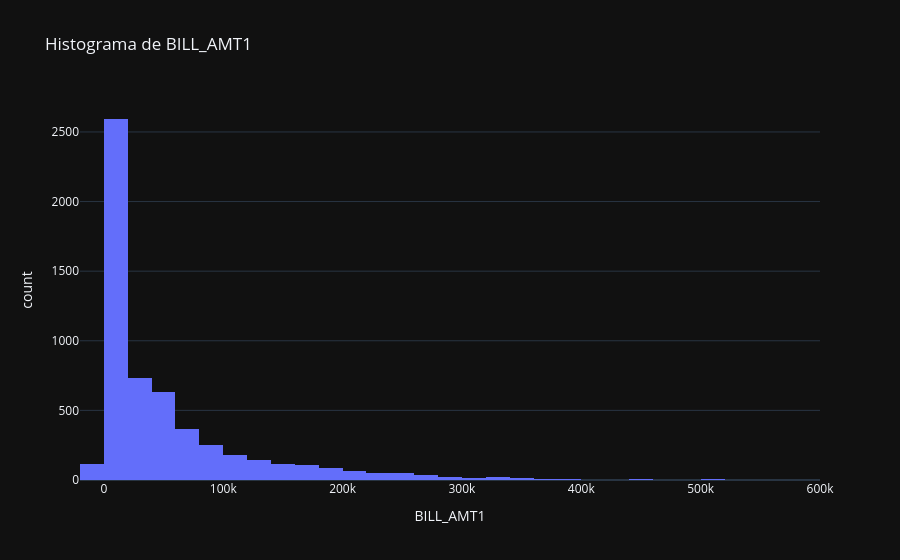
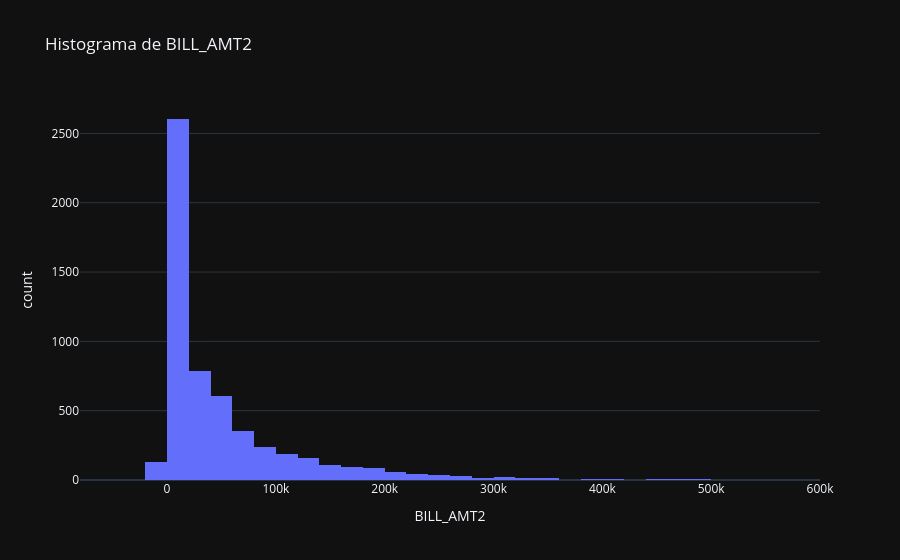
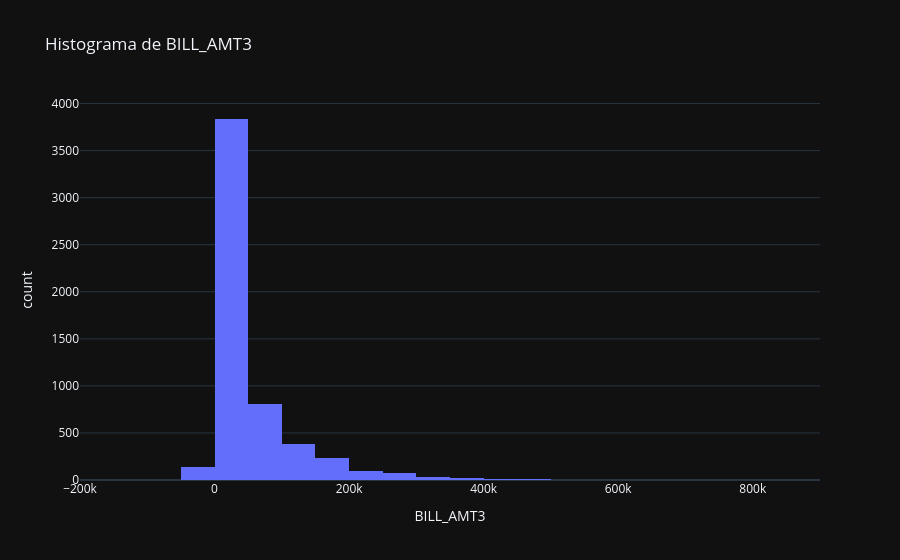
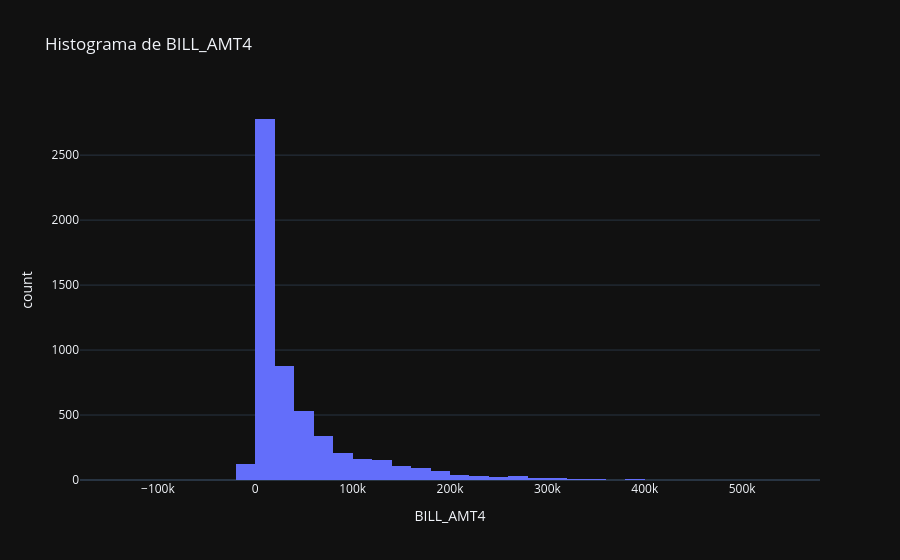

The notebook cell saved with these charts, in order:
### Markdown cell above
### EDA Continuas

### Code cell
for caracteristica in ls_continuas:
    fig = px.histogram(df, x=caracteristica, nbins=50, title=f"Histograma de {caracteristica}",template = "plotly_dark")
    fig.show()

### Figure 1 — Plotly figure (JSON) as saved in the notebook; plotly's stock layout.template omitted (floating-point values rounded to 4 significant figures; data arrays with more than 128 entries replaced by an {"elided": "..."} marker saying what was removed)
{"data": [{"bingroup": "x", "hovertemplate": "BILL_AMT1=%{x}<br>count=%{y}<extra></extra>", "legendgroup": "", "marker": {"color": "#636efa", "pattern": {"shape": ""}}, "name": "", "nbinsx": 50, "orientation": "v", "showlegend": false, "type": "histogram", "x": {"elided": "5625 float values"}, "xaxis": "x", "yaxis": "y"}], "layout": {"barmode": "relative", "legend": {"tracegroupgap": 0}, "title": {"text": "Histograma de BILL_AMT1"}, "xaxis": {"anchor": "y", "domain": [0, 1], "title": {"text": "BILL_AMT1"}}, "yaxis": {"anchor": "x", "domain": [0, 1], "title": {"text": "count"}}}}

### Figure 2 — Plotly figure (JSON) as saved in the notebook; plotly's stock layout.template omitted (floating-point values rounded to 4 significant figures; data arrays with more than 128 entries replaced by an {"elided": "..."} marker saying what was removed)
{"data": [{"bingroup": "x", "hovertemplate": "BILL_AMT2=%{x}<br>count=%{y}<extra></extra>", "legendgroup": "", "marker": {"color": "#636efa", "pattern": {"shape": ""}}, "name": "", "nbinsx": 50, "orientation": "v", "showlegend": false, "type": "histogram", "x": {"elided": "5625 float values"}, "xaxis": "x", "yaxis": "y"}], "layout": {"barmode": "relative", "legend": {"tracegroupgap": 0}, "title": {"text": "Histograma de BILL_AMT2"}, "xaxis": {"anchor": "y", "domain": [0, 1], "title": {"text": "BILL_AMT2"}}, "yaxis": {"anchor": "x", "domain": [0, 1], "title": {"text": "count"}}}}

### Figure 3 — Plotly figure (JSON) as saved in the notebook; plotly's stock layout.template omitted (floating-point values rounded to 4 significant figures; data arrays with more than 128 entries replaced by an {"elided": "..."} marker saying what was removed)
{"data": [{"bingroup": "x", "hovertemplate": "BILL_AMT3=%{x}<br>count=%{y}<extra></extra>", "legendgroup": "", "marker": {"color": "#636efa", "pattern": {"shape": ""}}, "name": "", "nbinsx": 50, "orientation": "v", "showlegend": false, "type": "histogram", "x": {"elided": "5625 float values"}, "xaxis": "x", "yaxis": "y"}], "layout": {"barmode": "relative", "legend": {"tracegroupgap": 0}, "title": {"text": "Histograma de BILL_AMT3"}, "xaxis": {"anchor": "y", "domain": [0, 1], "title": {"text": "BILL_AMT3"}}, "yaxis": {"anchor": "x", "domain": [0, 1], "title": {"text": "count"}}}}

### Figure 4 — Plotly figure (JSON) as saved in the notebook; plotly's stock layout.template omitted (floating-point values rounded to 4 significant figures; data arrays with more than 128 entries replaced by an {"elided": "..."} marker saying what was removed)
{"data": [{"bingroup": "x", "hovertemplate": "BILL_AMT4=%{x}<br>count=%{y}<extra></extra>", "legendgroup": "", "marker": {"color": "#636efa", "pattern": {"shape": ""}}, "name": "", "nbinsx": 50, "orientation": "v", "showlegend": false, "type": "histogram", "x": {"elided": "5625 float values"}, "xaxis": "x", "yaxis": "y"}], "layout": {"barmode": "relative", "legend": {"tracegroupgap": 0}, "title": {"text": "Histograma de BILL_AMT4"}, "xaxis": {"anchor": "y", "domain": [0, 1], "title": {"text": "BILL_AMT4"}}, "yaxis": {"anchor": "x", "domain": [0, 1], "title": {"text": "count"}}}}
